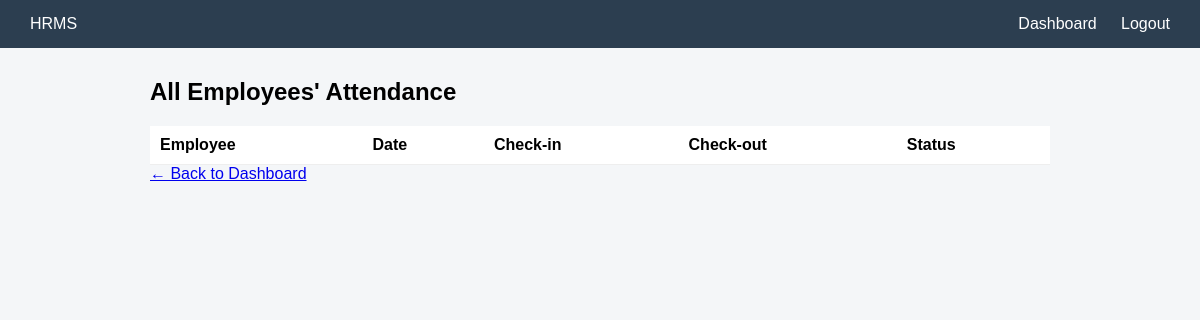
/attendance/all/ (signed in), run on an earlier commit of the app's database.
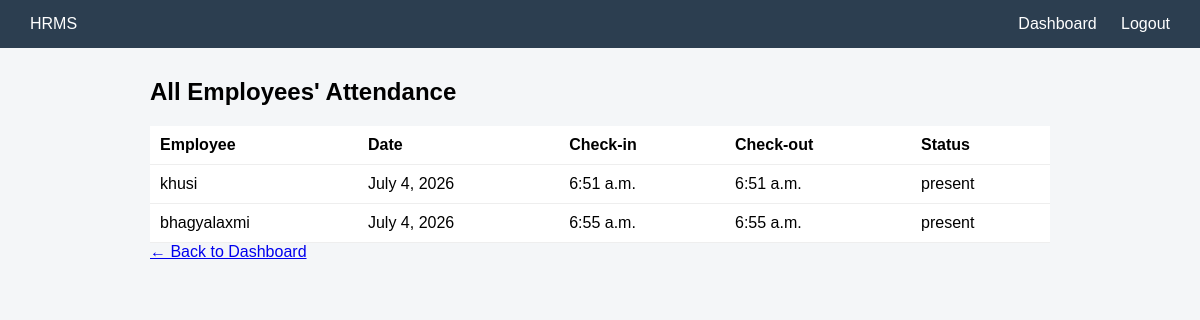
And on a later commit of the database.
### app/models.py (models this page shows, shortened)
class Attendance(models.Model):
    STATUS_CHOICES = (
        ('present', 'Present'),
        ('absent', 'Absent'),
        ('half_day', 'Half Day'),
        ('leave', 'Leave'),
    )
    employee = models.ForeignKey(User, on_delete=models.CASCADE, related_name='attendance_records')
    date = models.DateField(default=timezone.now)
    check_in = models.TimeField(blank=True, null=True)
    check_out = models.TimeField(blank=True, null=True)
    status = models.CharField(max_length=10, choices=STATUS_CHOICES, default='present')
    class Meta:
        unique_together = ('employee', 'date')
        ordering = ['-date']

### app/views.py (the view)
# urls.py: path('attendance/all/', views.attendance_admin_view, name='attendance_admin'),
@login_required
def attendance_admin_view(request):
    records = Attendance.objects.all().order_by('-date')[:100]
    return render(request, 'attendance_admin.html', {'records': records})

### templates/attendance_admin.html (shortened to what this page needs)
{% extends 'base.html' %}
{% block content %}
<h2>All Employees' Attendance</h2>
<table class="data-table">
    <tr>
        <th>Employee</th>
        <th>Date</th>
        <th>Check-in</th>
        <th>Check-out</th>
        <th>Status</th>
    </tr>
    {% for record in records %}
    <tr>
        <td>{{ record.employee.username }}</td>
        <td>{{ record.date }}</td>
        <td>{{ record.check_in|default:"-" }}</td>
        <td>{{ record.check_out|default:"-" }}</td>
        <td>{{ record.status }}</td>
    </tr>
    {% endfor %}
</table>
<a href="{% url 'dashboard' %}">← Back to Dashboard</a>
{% endblock %}

### templates/base.html (shortened to what this page needs)
{% load static %}
<!DOCTYPE html>
<html lang="en">
<head>
    <link rel="stylesheet" href="{% static 'css/style.css' %}">
</head>
<body>
    {% if user.is_authenticated %}
    <nav class="navbar">
        <div class="nav-brand">HRMS</div>
        <div class="nav-links">
            <a href="{% url 'dashboard' %}">Dashboard</a>
            <a href="{% url 'logout' %}">Logout</a>
        </div>
    </nav>
    {% endif %}
    <div class="container">
        {% block content %}
        {% endblock %}
    </div>
</body>
</html>

### static/css/style.css (style rules this page uses)
body { font-family: Arial, sans-serif; margin: 0; background: #f4f6f8; }
.navbar { display: flex; justify-content: space-between; align-items: center; background: #2c3e50; color: white; padding: 15px 30px; }
.nav-links a { color: white; margin-left: 20px; text-decoration: none; }
.container { max-width: 900px; margin: 30px auto; padding: 0 20px; }
.data-table { width: 100%; border-collapse: collapse; background: white; margin-top: 10px; }
.data-table th, .data-table td { padding: 10px; border-bottom: 1px solid #eee; text-align: left; }

What changed in the data, as far as the page shows it:
added Attendance: employee.username "khusi", date "July 4, 2026", check_in "6:51 a.m.", check_out "6:51 a.m.", status "present"
added Attendance: employee.username "bhagyalaxmi", date "July 4, 2026", check_in "6:55 a.m.", check_out "6:55 a.m.", status "present"
